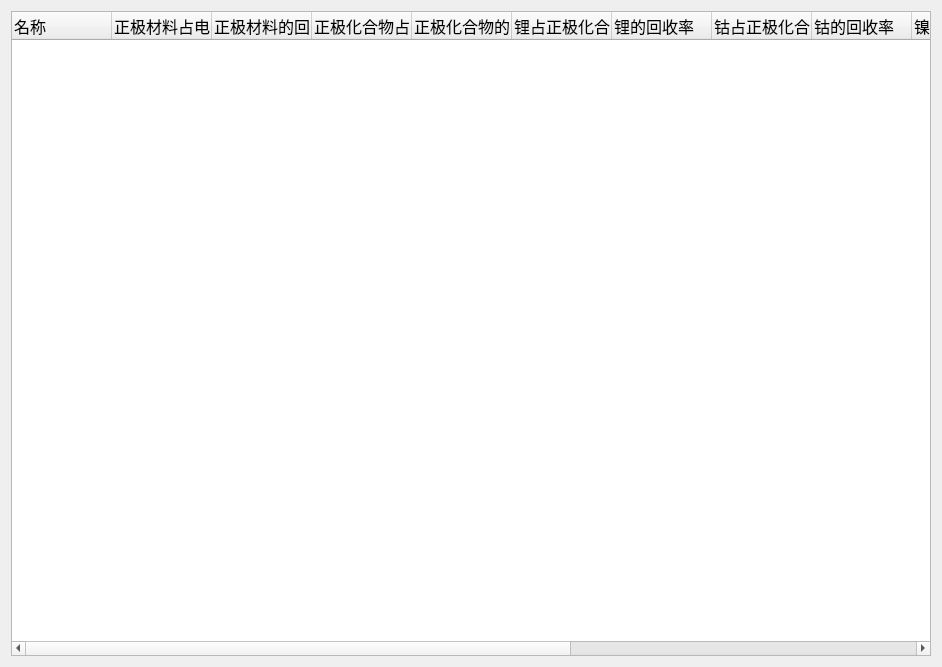
<?xml version="1.0" encoding="UTF-8"?>
<ui version="4.0">
 <class>batteryDialog</class>
 <widget class="QDialog" name="batteryDialog">
  <property name="geometry">
   <rect>
    <x>0</x>
    <y>0</y>
    <width>942</width>
    <height>667</height>
   </rect>
  </property>
  <property name="windowTitle">
   <string>Dialog</string>
  </property>
  <layout class="QGridLayout" name="gridLayout">
   <item row="0" column="0">
    <widget class="QTreeWidget" name="batteryInfo_treeWidget">
     <property name="font">
      <font>
       <pointsize>12</pointsize>
      </font>
     </property>
     <property name="contextMenuPolicy">
      <enum>Qt::CustomContextMenu</enum>
     </property>
     <attribute name="headerCascadingSectionResizes">
      <bool>false</bool>
     </attribute>
     <attribute name="headerStretchLastSection">
      <bool>true</bool>
     </attribute>
     <column>
      <property name="text">
       <string>名称</string>
      </property>
     </column>
     <column>
      <property name="text">
       <string>正极材料占电池总重比</string>
      </property>
     </column>
     <column>
      <property name="text">
       <string>正极材料的回收率</string>
      </property>
     </column>
     <column>
      <property name="text">
       <string>正极化合物占正极材料比重</string>
      </property>
     </column>
     <column>
      <property name="text">
       <string>正极化合物的回收率</string>
      </property>
     </column>
     <column>
      <property name="text">
       <string>锂占正极化合物比重</string>
      </property>
     </column>
     <column>
      <property name="text">
       <string>锂的回收率</string>
      </property>
     </column>
     <column>
      <property name="text">
       <string>钴占正极化合物比重</string>
      </property>
     </column>
     <column>
      <property name="text">
       <string>钴的回收率</string>
      </property>
     </column>
     <column>
      <property name="text">
       <string>镍占正极化合物比重</string>
      </property>
     </column>
     <column>
      <property name="text">
       <string>镍的回收率</string>
      </property>
     </column>
     <column>
      <property name="text">
       <string>锰占正极化合物比重</string>
      </property>
     </column>
     <column>
      <property name="text">
       <string>锰的回收率</string>
      </property>
     </column>
     <column>
      <property name="text">
       <string>铜占电池总重比</string>
      </property>
     </column>
     <column>
      <property name="text">
       <string>铜的回收率</string>
      </property>
     </column>
    </widget>
   </item>
  </layout>
 </widget>
 <resources/>
 <connections/>
</ui>
